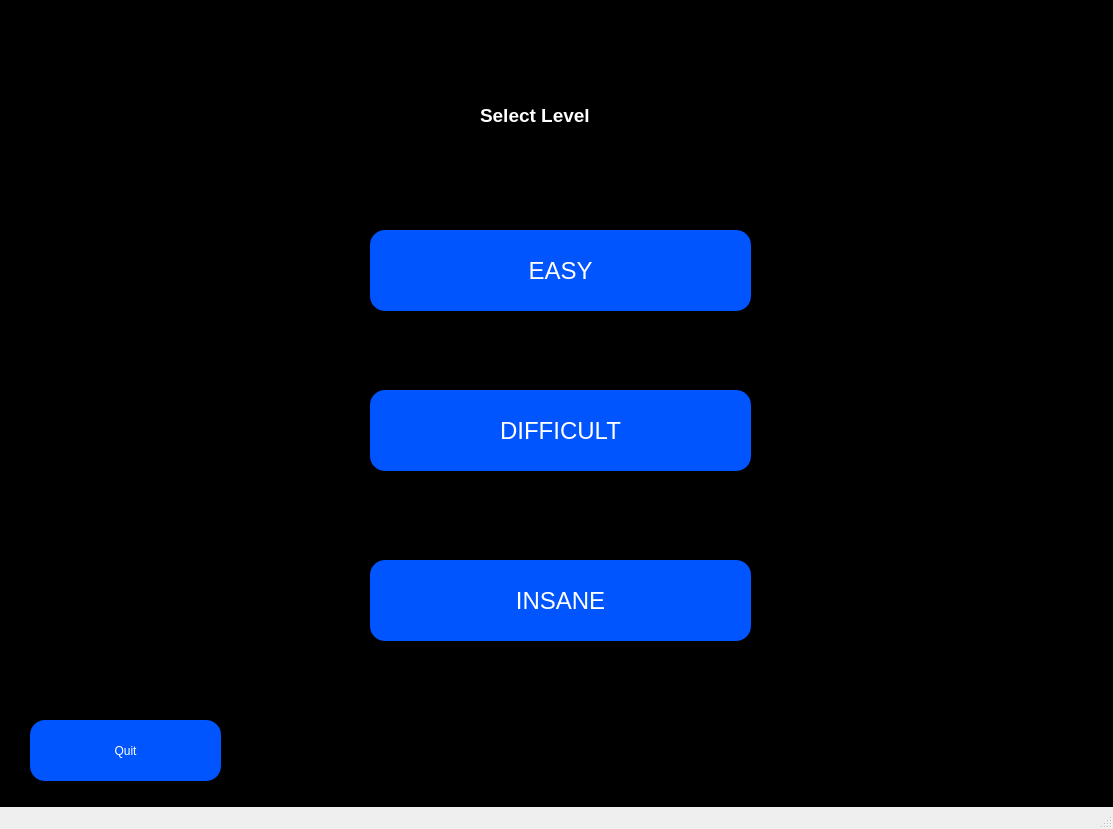
<?xml version="1.0" encoding="UTF-8"?>
<ui version="4.0">
 <class>MainWindow</class>
 <widget class="QMainWindow" name="MainWindow">
  <property name="geometry">
   <rect>
    <x>0</x>
    <y>0</y>
    <width>1113</width>
    <height>829</height>
   </rect>
  </property>
  <property name="windowTitle">
   <string>MainWindow</string>
  </property>
  <widget class="QWidget" name="centralwidget">
   <widget class="QFrame" name="frame">
    <property name="geometry">
     <rect>
      <x>0</x>
      <y>0</y>
      <width>1121</width>
      <height>861</height>
     </rect>
    </property>
    <property name="styleSheet">
     <string notr="true">background-color: rgb(0, 0, 0);</string>
    </property>
    <property name="frameShape">
     <enum>QFrame::StyledPanel</enum>
    </property>
    <property name="frameShadow">
     <enum>QFrame::Raised</enum>
    </property>
    <widget class="QLabel" name="label">
     <property name="geometry">
      <rect>
       <x>480</x>
       <y>100</y>
       <width>141</width>
       <height>31</height>
      </rect>
     </property>
     <property name="font">
      <font>
       <pointsize>14</pointsize>
       <weight>75</weight>
       <bold>true</bold>
      </font>
     </property>
     <property name="styleSheet">
      <string notr="true">color: rgb(255, 255, 255);</string>
     </property>
     <property name="text">
      <string>Select Level</string>
     </property>
    </widget>
    <widget class="QPushButton" name="easyBtn">
     <property name="geometry">
      <rect>
       <x>370</x>
       <y>230</y>
       <width>381</width>
       <height>81</height>
      </rect>
     </property>
     <property name="font">
      <font>
       <pointsize>18</pointsize>
      </font>
     </property>
     <property name="cursor">
      <cursorShape>PointingHandCursor</cursorShape>
     </property>
     <property name="styleSheet">
      <string notr="true">color: rgb(255, 255, 255);
background-color: rgb(0, 85, 255);
border-radius: 15px;
</string>
     </property>
     <property name="text">
      <string>EASY</string>
     </property>
    </widget>
    <widget class="QPushButton" name="insaneBtn">
     <property name="geometry">
      <rect>
       <x>370</x>
       <y>560</y>
       <width>381</width>
       <height>81</height>
      </rect>
     </property>
     <property name="font">
      <font>
       <pointsize>18</pointsize>
      </font>
     </property>
     <property name="cursor">
      <cursorShape>PointingHandCursor</cursorShape>
     </property>
     <property name="styleSheet">
      <string notr="true">color: rgb(255, 255, 255);
background-color: rgb(0, 85, 255);
border-radius: 15px;
</string>
     </property>
     <property name="text">
      <string>INSANE</string>
     </property>
    </widget>
    <widget class="QPushButton" name="diffBtn">
     <property name="geometry">
      <rect>
       <x>370</x>
       <y>390</y>
       <width>381</width>
       <height>81</height>
      </rect>
     </property>
     <property name="font">
      <font>
       <pointsize>18</pointsize>
      </font>
     </property>
     <property name="cursor">
      <cursorShape>PointingHandCursor</cursorShape>
     </property>
     <property name="styleSheet">
      <string notr="true">color: rgb(255, 255, 255);
background-color: rgb(0, 85, 255);
border-radius: 15px;
</string>
     </property>
     <property name="text">
      <string>DIFFICULT</string>
     </property>
    </widget>
    <widget class="QPushButton" name="QuitBtn">
     <property name="geometry">
      <rect>
       <x>30</x>
       <y>720</y>
       <width>191</width>
       <height>61</height>
      </rect>
     </property>
     <property name="cursor">
      <cursorShape>PointingHandCursor</cursorShape>
     </property>
     <property name="styleSheet">
      <string notr="true">color: rgb(255, 255, 255);
background-color: rgb(0, 85, 255);
border-radius: 15px;</string>
     </property>
     <property name="text">
      <string>Quit</string>
     </property>
    </widget>
   </widget>
  </widget>
  <widget class="QStatusBar" name="statusbar"/>
 </widget>
 <resources/>
 <connections/>
</ui>
